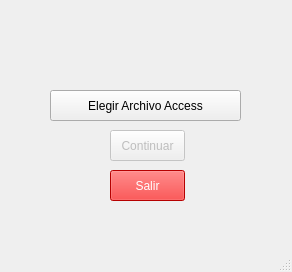
<?xml version="1.0" encoding="UTF-8"?>
<ui version="4.0">
 <class>MainWindow</class>
 <widget class="QMainWindow" name="MainWindow">
  <property name="geometry">
   <rect>
    <x>0</x>
    <y>0</y>
    <width>292</width>
    <height>272</height>
   </rect>
  </property>
  <property name="windowTitle">
   <string>MainWindow</string>
  </property>
  <widget class="QWidget" name="centralwidget">
   <widget class="QPushButton" name="btn_elegir_archivo_access">
    <property name="geometry">
     <rect>
      <x>50</x>
      <y>90</y>
      <width>191</width>
      <height>31</height>
     </rect>
    </property>
    <property name="text">
     <string>Elegir Archivo Access</string>
    </property>
   </widget>
   <widget class="QPushButton" name="btn_exit">
    <property name="geometry">
     <rect>
      <x>110</x>
      <y>170</y>
      <width>75</width>
      <height>31</height>
     </rect>
    </property>
    <property name="styleSheet">
     <string notr="true">background-color: red;
color: white;
font: 75 10pt &quot;Arial&quot;;</string>
    </property>
    <property name="text">
     <string>Salir</string>
    </property>
   </widget>
   <widget class="QPushButton" name="pushButton">
    <property name="enabled">
     <bool>false</bool>
    </property>
    <property name="geometry">
     <rect>
      <x>110</x>
      <y>130</y>
      <width>75</width>
      <height>31</height>
     </rect>
    </property>
    <property name="text">
     <string>Continuar</string>
    </property>
   </widget>
  </widget>
  <widget class="QStatusBar" name="statusbar"/>
 </widget>
 <resources/>
 <connections/>
</ui>
